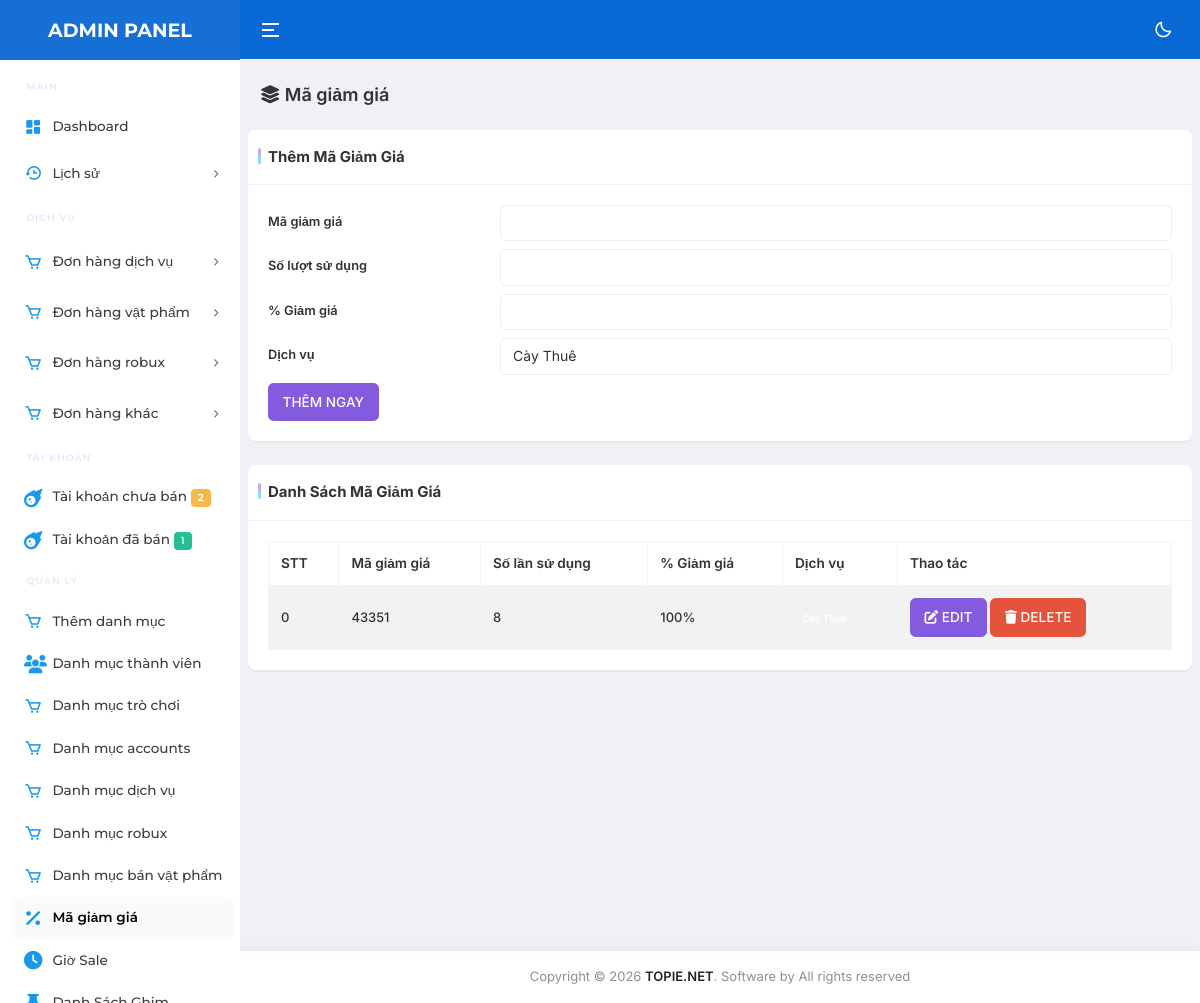
The page /public/admin/Voucher.php (signed in) on the database its author committed.
### tables this page shows
CREATE TABLE `magiamgia` (
  `id` int(11) NOT NULL,
  `code` varchar(255) NOT NULL,
  `solan` varchar(255) NOT NULL,
  `giam` varchar(255) NOT NULL,
  `dichvu` varchar(255) NOT NULL
);

### config/config.php (called while the page is built, shortened)
<?php
class CMSNAV
{
    private $ketnoi;
    function connect()
    {
        if (!$this->ketnoi)
        {
            $this->ketnoi = mysqli_connect('localhost', 'randomsieuxin_test11', 'randomsieuxin_test11', 'randomsieuxin_test11') or die ('Vui lòng kết nối đến DATABASE');
            mysqli_query($this->ketnoi, "set names 'utf8'");
        }
    }
    function get_list($sql)
    {
        $result = mysqli_query($this->ketnoi, $sql);
        $return = array();
        while ($row = mysqli_fetch_assoc($result))
        {
            $return[] = $row;
        }
        return $return;
    }
}

### public/admin/Voucher.php (the view, shortened to what this page needs)
<?php
    require_once("../../config/config.php");
    require_once("../../config/function.php");
    require_once(__DIR__."/Header.php");
    require_once(__DIR__."/Sidebar.php");
?>
<div class="main-content app-content">
    <div class="container-fluid">
        <div class="d-md-flex d-block align-items-center justify-content-between my-4 page-header-breadcrumb">
            <h1 class="page-name fw-semibold fs-18 mb-0"><i class="fa-solid fa-layer-group"></i> Mã giảm giá
            </h1>
            </div>
        </div>
        <div class="row">
            <div class="col-xl-12">
                <div class="card custom-card">
                    <div class="card-header justify-content-between">
                        <div class="card-title">
                           Thêm mã giảm giá
                        </div>
                    </div>
                    <div class="card-body">
                        <form action="" method="POST" enctype="multipart/form-data">
                            <div class="form-label row">
                                <label class="col-sm-3 col-form-label">Mã giảm giá</label>
                                <div class="col-sm-9">
                                    <div class="form-line">
                                        <input type="text" name="code" class="form-control" required>
                                    </div>
                                </div>
                            </div>
                            <div class="form-label row">
                                <label class="col-sm-3 col-form-label">Số lượt sử dụng</label>
                                <div class="col-sm-9">
                                    <div class="form-line">
                                        <input type="text" name="solan" class="form-control" required>
                                    </div>
                                </div>
                            </div>
                            <div class="form-label row">
                                <label class="col-sm-3 col-form-label">% Giảm giá </label>
                                <div class="col-sm-9">
                                    <div class="form-line">
                                        <input type="text" name="giam" class="form-control" required>
                                    </div>
                                </div>
                            </div>
                            <div class="form-label row">
                                <label class="col-sm-3 col-form-label">Dịch vụ</label>
                                <div class="col-sm-9">
                                    <select class="form-control show-tick" name="dichvu" id="dichvu" required>
                                        <option value="caythue">Cày Thuê</option>
                                    </select>
                                </div>
                            </div>
                            <button type="submit" name="ThemVoucher" class="btn btn-primary btn-block">
                                <span>THÊM NGAY</span></button>
                        </form>
                    </div>
                </div>
            </div>
            <div class="col-xl-12">
                <div class="card custom-card">
                    <div class="card-header justify-content-between">
                        <div class="card-title">
                           Danh sách mã giảm giá
                        </div>
                    </div>
                    <div class="card-body">
                        <div class="table-responsive">
                            <table id="datatable1" class="table table-bordered table-striped table-hover">
                                <thead>
                                    <tr>
                                        <th>STT</th>
                                        <th>Mã giảm giá</th>
                                        <th>Số lần sử dụng</th>
                                        <th>% Giảm giá</th>
                                        <th>Dịch vụ</th>
                                        <th>Thao tác</th>
                                    </tr>
                                </thead>
                                <tbody>
                                    <?php
                                    $i = 0;
                                    foreach($CMSNAV->get_list(" SELECT * FROM `magiamgia` ORDER BY id DESC ") as $row){
                                    ?>
                                    <tr>
                                        <td><?=$i++;?></td>
                                        <td><?=$row['code'];?></td>
                                        <td><?=$row['solan'];?></td>
                                        <td><?=$row['giam'];?>%</td>
                                        <td><?=displayvoucher($row['dichvu']);?></td>
                                        <td>
                                            <a class="btn btn-primary" href="<?=BASE_URL('public/admin/EditVoucher.php?id=');?><?=$row['id'];?>"><i
                                                    class="fas fa-edit"></i>
                                                <span>EDIT</span></a>
                                            <button class="btn btn-danger delete" data-id="<?=$row['id'];?>"
                                                data-name="<?=$row['code'];?>"><i class="fas fa-trash"></i>
                                                <span>DELETE</span></button>
                                        </td>
                                    </tr>
                                    <?php }?>
                                </tbody>
                            </table>
                        </div>
                    </div>
                </div>
            </div>
        </div>
</div>
<?php
    require_once(__DIR__."/Footer.php");
?>

### public/admin/Header.php (style rules this page uses)
.table-responsive { overflow-x: auto; -webkit-overflow-scrolling: touch; }
th, td { padding: 8px; }
thead { position: sticky; top: 0; background-color: white; z-index: 1; }

### rows shown on the page
magiamgia: code "43351", solan "8", giam "100"

### other values the page prints
$CMSNAV->num_rows("SELECT * FROM `accounts` WHERE `username` IS NULL") "2"
